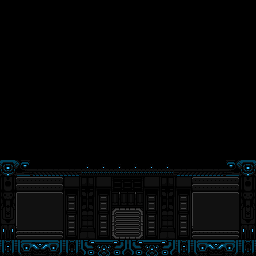

Tiled map render using the project's own tile images. Description and the map definition, with tile-layer contents summarised, below:
An orthogonal 16x16 tile map with 16x16 px tiles, 2 tile layers (wall, main), 2 tilesets and 6 objects (4x locker, l_0, r_0).

<map version="1.0" orientation="orthogonal" renderorder="right-down" width="16" height="16" tilewidth="16" tileheight="16" nextobjectid="8">
 <properties>
  <property name="isStart" type="bool" value="true" />
 </properties>
 <tileset firstgid="1" source="../corpus.tsx" />
 <tileset firstgid="12097" source="../../connectors.tsx" />
 <layer name="wall" width="16" height="16">
  <data>[256 cells, 64 non-empty, 32 distinct tile ids]</data>
 </layer>
 <layer name="main" width="16" height="16">
  <data>[256 cells, 32 non-empty, 16 distinct tile ids]</data>
 </layer>
 <objectgroup name="connectors">
  <object id="2" type="l_0" gid="12101" x="0" y="176" width="16" height="16">
   <properties>
    <property name="type" type="int" value="0" />
   </properties>
  </object>
  <object id="3" type="r_0" gid="12099" x="240" y="176" width="16" height="16">
   <properties>
    <property name="type" type="int" value="0" />
   </properties>
  </object>
 </objectgroup>
 <objectgroup name="lockers">
  <object id="4" type="locker" x="32" y="208" width="16" height="32" />
  <object id="5" type="locker" x="48" y="208" width="16" height="32" />
  <object id="6" type="locker" x="192" y="208" width="16" height="32" />
  <object id="7" type="locker" x="224" y="208" width="16" height="32" />
 </objectgroup>
</map>
